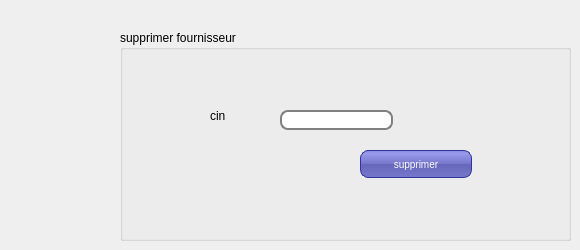
      <widget class="QWidget" name="tab_5">
       <attribute name="title">
        <string>supprimer fournisseur</string>
       </attribute>
       <widget class="QGroupBox" name="groupBox_3">
        <property name="geometry">
         <rect>
          <x>120</x>
          <y>30</y>
          <width>451</width>
          <height>211</height>
         </rect>
        </property>
        <property name="title">
         <string>supprimer fournisseur</string>
        </property>
        <widget class="QLabel" name="label_9">
         <property name="geometry">
          <rect>
           <x>90</x>
           <y>70</y>
           <width>101</width>
           <height>31</height>
          </rect>
         </property>
         <property name="cursor">
          <cursorShape>IBeamCursor</cursorShape>
         </property>
         <property name="text">
          <string>cin</string>
         </property>
        </widget>
        <widget class="QLineEdit" name="le_cin_5">
         <property name="geometry">
          <rect>
           <x>160</x>
           <y>80</y>
           <width>113</width>
           <height>20</height>
          </rect>
         </property>
         <property name="styleSheet">
          <string notr="true">QLineEdit {
padding: 1px;
border-style: solid;
border: 2px solid gray;
border-radius: 8px;
}</string>
         </property>
        </widget>
        <widget class="QPushButton" name="supprimerfournisseur">
         <property name="geometry">
          <rect>
           <x>240</x>
           <y>120</y>
           <width>112</width>
           <height>28</height>
          </rect>
         </property>
         <property name="styleSheet">
          <string notr="true">QPushButton {
color: white;
background-color: QLinearGradient( x1: 0, y1: 0, x2: 0, y2: 1, stop: 0 #88d, stop: 0.1 #99e, stop: 0.49 #77c, stop: 0.5 #66b, stop: 1 #77c);
border-width: 1px;
border-color: #339;
border-style: solid;
border-radius: 8;
padding: 3px;
font-size: 10px;
padding-left: 5px;
padding-right: 5px;
min-width: 100px;
max-width: 100px;
min-height: 20px;
max-height: 20px;
}</string>
         </property>
         <property name="text">
          <string>supprimer</string>
         </property>
        </widget>
       </widget>
      </widget>
